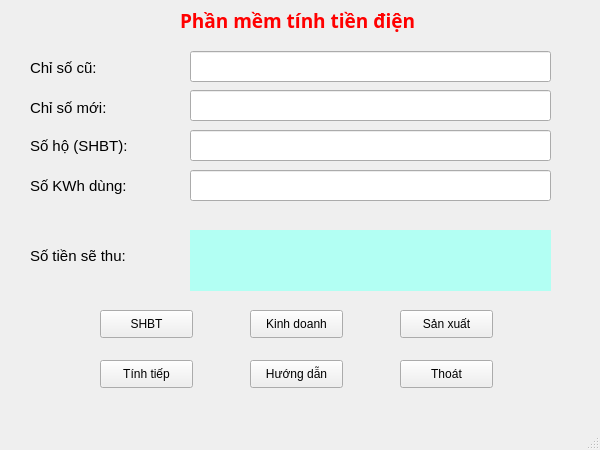
<?xml version="1.0" encoding="UTF-8"?>
<ui version="4.0">
 <class>MainWindow</class>
 <widget class="QMainWindow" name="MainWindow">
  <property name="geometry">
   <rect>
    <x>0</x>
    <y>0</y>
    <width>600</width>
    <height>450</height>
   </rect>
  </property>
  <property name="windowTitle">
   <string>MainWindow</string>
  </property>
  <widget class="QWidget" name="centralwidget">
   <widget class="QLabel" name="label">
    <property name="geometry">
     <rect>
      <x>180</x>
      <y>0</y>
      <width>291</width>
      <height>41</height>
     </rect>
    </property>
    <property name="font">
     <font>
      <family>Poppins SemiBold</family>
      <pointsize>14</pointsize>
      <weight>75</weight>
      <bold>true</bold>
     </font>
    </property>
    <property name="styleSheet">
     <string notr="true">color: rgb(255, 0, 0);</string>
    </property>
    <property name="text">
     <string>Phần mềm tính tiền điện</string>
    </property>
   </widget>
   <widget class="QLabel" name="label_chisocu">
    <property name="geometry">
     <rect>
      <x>30</x>
      <y>60</y>
      <width>91</width>
      <height>16</height>
     </rect>
    </property>
    <property name="font">
     <font>
      <pointsize>11</pointsize>
     </font>
    </property>
    <property name="text">
     <string>Chỉ số cũ:</string>
    </property>
   </widget>
   <widget class="QLabel" name="label_chisomoi">
    <property name="geometry">
     <rect>
      <x>30</x>
      <y>100</y>
      <width>91</width>
      <height>16</height>
     </rect>
    </property>
    <property name="font">
     <font>
      <pointsize>11</pointsize>
     </font>
    </property>
    <property name="text">
     <string>Chỉ số mới:</string>
    </property>
   </widget>
   <widget class="QLabel" name="label_soho">
    <property name="geometry">
     <rect>
      <x>30</x>
      <y>130</y>
      <width>131</width>
      <height>31</height>
     </rect>
    </property>
    <property name="font">
     <font>
      <pointsize>11</pointsize>
     </font>
    </property>
    <property name="text">
     <string>Số hộ (SHBT):</string>
    </property>
   </widget>
   <widget class="QLabel" name="label_soKWh">
    <property name="geometry">
     <rect>
      <x>30</x>
      <y>170</y>
      <width>131</width>
      <height>31</height>
     </rect>
    </property>
    <property name="font">
     <font>
      <pointsize>11</pointsize>
     </font>
    </property>
    <property name="text">
     <string>Số KWh dùng:</string>
    </property>
   </widget>
   <widget class="QLabel" name="label_tienthu">
    <property name="geometry">
     <rect>
      <x>30</x>
      <y>240</y>
      <width>131</width>
      <height>31</height>
     </rect>
    </property>
    <property name="font">
     <font>
      <pointsize>11</pointsize>
     </font>
    </property>
    <property name="text">
     <string>Số tiền sẽ thu:</string>
    </property>
   </widget>
   <widget class="QLineEdit" name="lineEdit_socu">
    <property name="geometry">
     <rect>
      <x>190</x>
      <y>51</y>
      <width>361</width>
      <height>31</height>
     </rect>
    </property>
    <property name="font">
     <font>
      <pointsize>11</pointsize>
     </font>
    </property>
   </widget>
   <widget class="QLineEdit" name="lineEdit_somoi">
    <property name="geometry">
     <rect>
      <x>190</x>
      <y>90</y>
      <width>361</width>
      <height>31</height>
     </rect>
    </property>
    <property name="font">
     <font>
      <pointsize>11</pointsize>
     </font>
    </property>
   </widget>
   <widget class="QLineEdit" name="lineEdit_soho">
    <property name="geometry">
     <rect>
      <x>190</x>
      <y>130</y>
      <width>361</width>
      <height>31</height>
     </rect>
    </property>
    <property name="font">
     <font>
      <pointsize>11</pointsize>
     </font>
    </property>
   </widget>
   <widget class="QLineEdit" name="lineEdit_soKWh">
    <property name="geometry">
     <rect>
      <x>190</x>
      <y>170</y>
      <width>361</width>
      <height>31</height>
     </rect>
    </property>
    <property name="font">
     <font>
      <pointsize>11</pointsize>
     </font>
    </property>
   </widget>
   <widget class="QLabel" name="label_kqtienthu">
    <property name="geometry">
     <rect>
      <x>190</x>
      <y>230</y>
      <width>361</width>
      <height>61</height>
     </rect>
    </property>
    <property name="font">
     <font>
      <pointsize>12</pointsize>
     </font>
    </property>
    <property name="styleSheet">
     <string notr="true">background-color: rgb(178, 255, 243);
color: rgb(0, 0, 0);</string>
    </property>
    <property name="text">
     <string/>
    </property>
    <property name="alignment">
     <set>Qt::AlignCenter</set>
    </property>
   </widget>
   <widget class="QPushButton" name="pushButton_SHBT">
    <property name="geometry">
     <rect>
      <x>100</x>
      <y>310</y>
      <width>93</width>
      <height>28</height>
     </rect>
    </property>
    <property name="text">
     <string>SHBT</string>
    </property>
   </widget>
   <widget class="QPushButton" name="pushButton_Kd">
    <property name="geometry">
     <rect>
      <x>250</x>
      <y>310</y>
      <width>93</width>
      <height>28</height>
     </rect>
    </property>
    <property name="text">
     <string>Kinh doanh</string>
    </property>
   </widget>
   <widget class="QPushButton" name="pushButton_sx">
    <property name="geometry">
     <rect>
      <x>400</x>
      <y>310</y>
      <width>93</width>
      <height>28</height>
     </rect>
    </property>
    <property name="text">
     <string>Sản xuất</string>
    </property>
   </widget>
   <widget class="QPushButton" name="pushButton_tt">
    <property name="geometry">
     <rect>
      <x>100</x>
      <y>360</y>
      <width>93</width>
      <height>28</height>
     </rect>
    </property>
    <property name="text">
     <string>Tính tiếp</string>
    </property>
   </widget>
   <widget class="QPushButton" name="pushButton_hd">
    <property name="geometry">
     <rect>
      <x>250</x>
      <y>360</y>
      <width>93</width>
      <height>28</height>
     </rect>
    </property>
    <property name="text">
     <string>Hướng dẫn</string>
    </property>
   </widget>
   <widget class="QPushButton" name="pushButton_close">
    <property name="geometry">
     <rect>
      <x>400</x>
      <y>360</y>
      <width>93</width>
      <height>28</height>
     </rect>
    </property>
    <property name="text">
     <string>Thoát</string>
    </property>
   </widget>
  </widget>
  <widget class="QMenuBar" name="menubar">
   <property name="geometry">
    <rect>
     <x>0</x>
     <y>0</y>
     <width>600</width>
     <height>26</height>
    </rect>
   </property>
  </widget>
  <widget class="QStatusBar" name="statusbar"/>
 </widget>
 <resources/>
 <connections/>
</ui>
